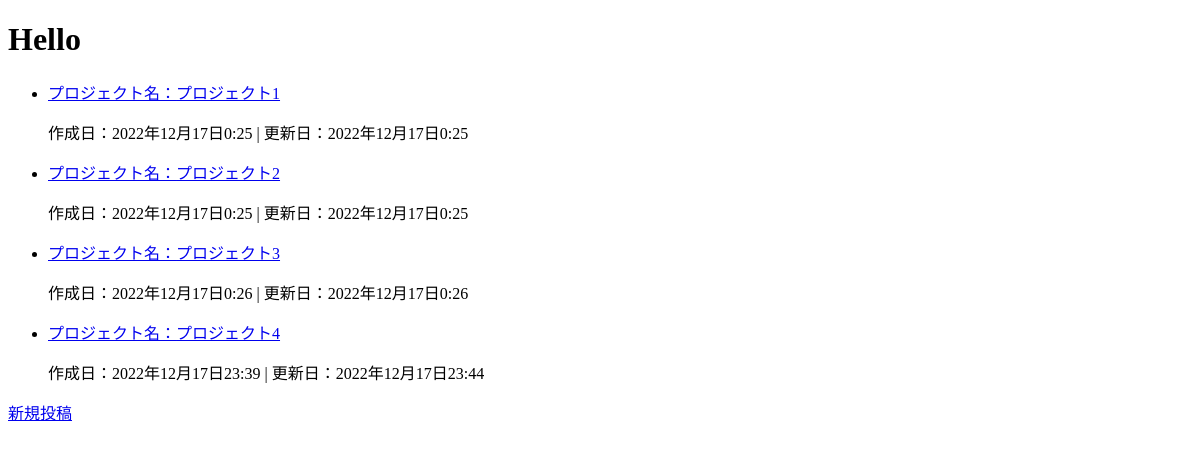
Before: / with the older database file.
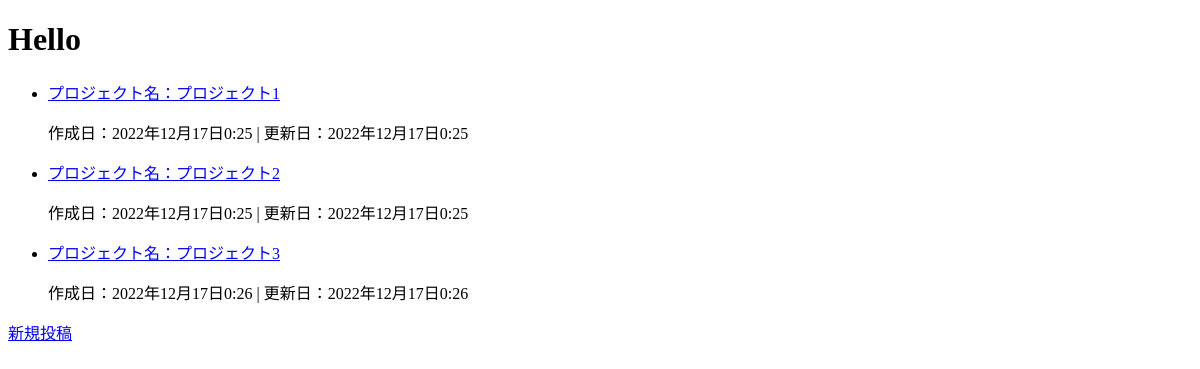
After: the same page with the newer database file.
### app/models.py (models this page shows, shortened)
class Post(models.Model):
  project = models.CharField(max_length=255, blank=False, null=False, unique=True)
  description = models.TextField(blank=True, null=False)
  team = models.CharField(max_length=255, blank=False, null=False)
  url = models.URLField(max_length=200)
  pm = models.CharField(max_length=255, blank=False, null=False)
  second_menber = models.CharField(max_length=255, blank=False, null=False)
  third_menber = models.CharField(max_length=255, blank=False, null=False)
  created_at = models.DateTimeField(auto_now_add=True, editable=False, blank=False, null=False)
  updated_at = models.DateTimeField(auto_now=True, editable=False, blank=False, null=False)

### app/views.py (the view)
# urls.py: path('', views.Top.as_view(), name='top'),
class Top(ListView):
  model = Post

### app/templates/app/post_list.html (shortened to what this page needs)
<!DOCTYPE html>
<html lang="ja">
<head>
</head>
<body>
  <h1>Hello</h1>
  {% for item in object_list %}
    <ul>
      <li>
        <a href="{% url 'detail' item.pk %}">プロジェクト名：{{ item.project }}</a>
        <p>作成日：{{ item.created_at }} | 更新日：{{ item.updated_at }}</p>
      </li>
    </ul>
  {% endfor %}
  <p><a href="{% url 'create' %}">新規投稿</a></p>
</body>
</html>

Changed rows visible on the page:
removed Post: project "プロジェクト4", created_at "2022年12月17日23:39", updated_at "2022年12月17日23:44"
